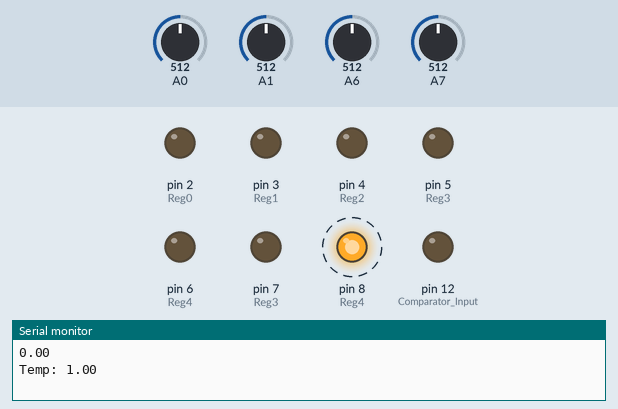
Simulated run of this sketch. Board: Arduino Nano, built with avr-gcc and run on an emulated ATmega328P. On the bench: output pins drawn as LEDs (lit = HIGH), the last lines printed to the serial monitor. Dashed ring = blinking. Inputs (shaded band) come from the test bench; at power-on: A6 = 512, A7 = 512, A0 = 512, A1 = 512.

Above: at 1.2 s.
1.3 s: A6 set to 527
At 3.1 s:
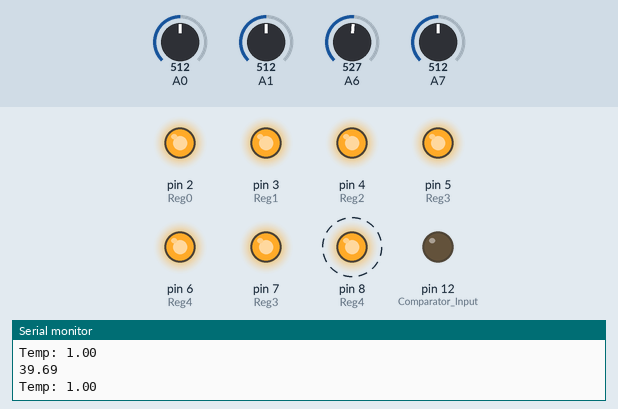
4.8 s: A7 set to 543
At 5.25 s:
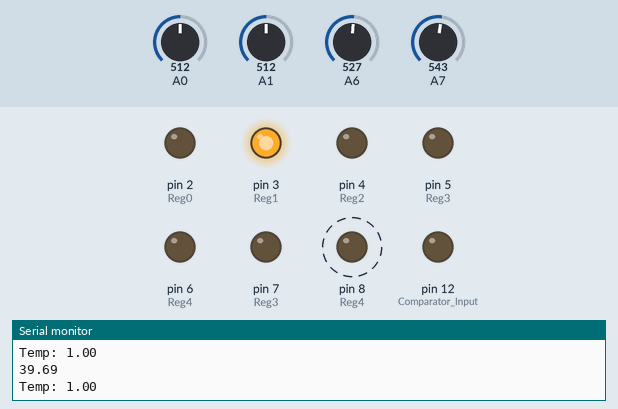
8.3 s: A7 set to 306
At 8.56 s:
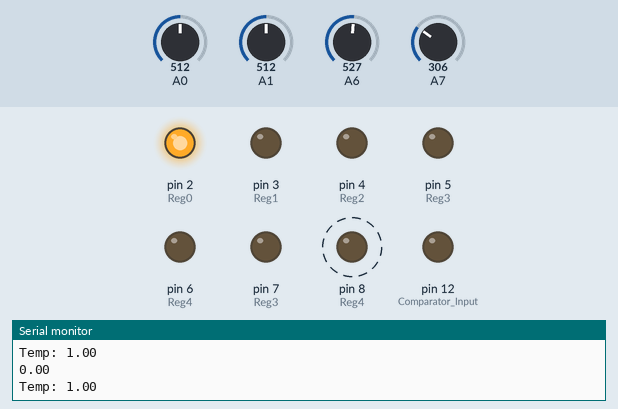
11.8 s: A7 set to 716
At 13.0 s:
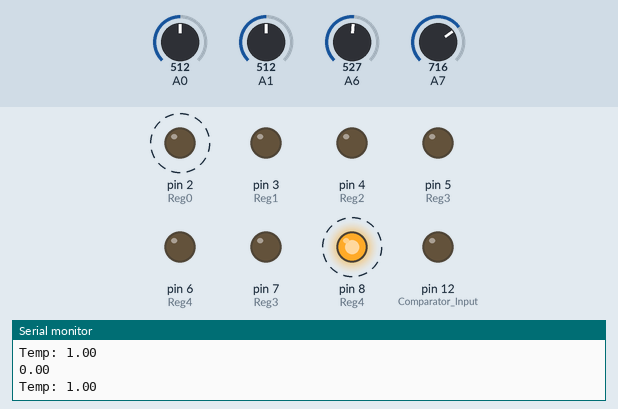
Timing chart, 0 to 16.3 s (numbered marks = the images above; inputs shaded):
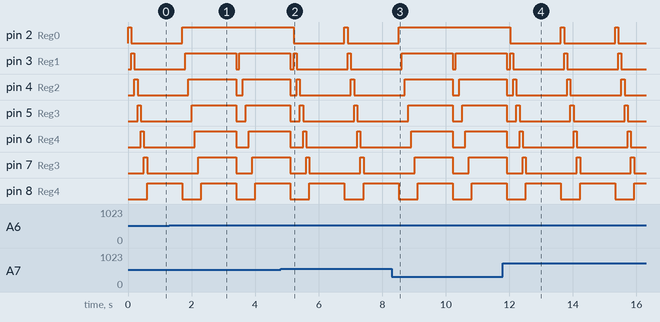

The sketch:

sketch_dec18a.ino
```cpp
#include <SoftwareSerial.h>
#include <stdint.h>

#define BITPIN(byte, pos) (byte & (1 << pos) ? HIGH : LOW)

void setup() {
  // put your setup code here, to run once:
  Serial.begin(9600);

  //pinMode(12, INPUT);  //Comparator Input

  pinMode(12, OUTPUT); //Comparator output

  pinMode(2, OUTPUT); //Reg0
  pinMode(3, OUTPUT); //Reg1
  pinMode(4, OUTPUT); //Reg2
  pinMode(5, OUTPUT); //Reg3
  pinMode(6, OUTPUT); //Reg4
  pinMode(7, OUTPUT); //Reg3
  pinMode(8, OUTPUT); //Reg4

  //pinMode(13, INPUT):  //SOC
}

void loop() {

  /*uint8_t val = 0x1f;

  digitalWrite(2, BITPIN(val, 4));
  digitalWrite(3, BITPIN(val, 4));
  digitalWrite(4, BITPIN(val, 4));
  digitalWrite(5, BITPIN(val, 4));
  digitalWrite(6, BITPIN(val, 4));
  delay(500);*/

  /*uint8_t val, i;
  for (i = 0; i < 128; i += 2) {
    val = i;

    digitalWrite(2, BITPIN(val, 6));
    digitalWrite(3, BITPIN(val, 5));
    digitalWrite(4, BITPIN(val, 4));
    digitalWrite(5, BITPIN(val, 3));
    digitalWrite(6, BITPIN(val, 2));
    digitalWrite(7, BITPIN(val, 1));
    digitalWrite(8, BITPIN(val, 0));
    delay(100);
  }*/

  /*digitalWrite(2, HIGH);
  digitalWrite(3, LOW);
  digitalWrite(4, LOW);
  digitalWrite(5, LOW);
  digitalWrite(6, LOW);
  digitalWrite(7, LOW);
  digitalWrite(8, LOW);
  delay(500);

  digitalWrite(2, LOW);
  digitalWrite(3, HIGH);
  digitalWrite(4, LOW);
  digitalWrite(5, LOW);
  digitalWrite(6, LOW);
  digitalWrite(7, LOW);
  digitalWrite(8, LOW);
  delay(500);

  digitalWrite(2, LOW);
  digitalWrite(3, LOW);
  digitalWrite(4, HIGH);
  digitalWrite(5, LOW);
  digitalWrite(6, LOW);
  digitalWrite(7, LOW);
  digitalWrite(8, LOW);
  delay(500);

  digitalWrite(2, LOW);
  digitalWrite(3, LOW);
  digitalWrite(4, LOW);
  digitalWrite(5, HIGH);
  digitalWrite(6, LOW);
  digitalWrite(7, LOW);
  digitalWrite(8, LOW);
  delay(500);

  digitalWrite(2, LOW);
  digitalWrite(3, LOW);
  digitalWrite(4, LOW);
  digitalWrite(5, LOW);
  digitalWrite(6, HIGH);
  digitalWrite(7, LOW);
  digitalWrite(8, LOW);
  delay(500);

  digitalWrite(2, LOW);
  digitalWrite(3, LOW);
  digitalWrite(4, LOW);
  digitalWrite(5, LOW);
  digitalWrite(6, LOW);
  digitalWrite(7, HIGH);
  digitalWrite(8, LOW);
  delay(500);

  digitalWrite(2, LOW);
  digitalWrite(3, LOW);
  digitalWrite(4, LOW);
  digitalWrite(5, LOW);
  digitalWrite(6, LOW);
  digitalWrite(7, LOW);
  digitalWrite(8, HIGH);
  delay(500);*/

  //Serial.println(analogRead(A5));

  uint8_t conv;
  int comp_in;
  int minus, plus;

  conv = 0;
  for (int i = 6; i >= 0; i--) {
    conv |= (1 << i);

    //Serial.print("(" + String(conv) + ") -> ");

    digitalWrite(2, BITPIN(conv, 6));
    digitalWrite(3, BITPIN(conv, 5));
    digitalWrite(4, BITPIN(conv, 4));
    digitalWrite(5, BITPIN(conv, 3));
    digitalWrite(6, BITPIN(conv, 2));
    digitalWrite(7, BITPIN(conv, 1));
    digitalWrite(8, BITPIN(conv, 0));
    delay(100);

    minus = analogRead(A7);
    plus = analogRead(A6);
    comp_in = plus > minus ? 1 : 0;

    //Serial.println(plus);

    //comp_in = digitalRead(12);
    conv &= ~(1 << i);
    conv |= (comp_in << i);

    //Serial.println(conv, BIN);

  }
  Serial.println(conv * 400.0 / 128.0 / 10.0);
  /*Serial.print(plus, BIN);
  Serial.print(" - ");
  Serial.println(conv, BIN);
  *///delay(1000);

  /*int minus, plus;

  minus = analogRead(A3);
  plus = analogRead(A1) << 3;

  Serial.print(minus);
  Serial.print(" - ");
  Serial.println(plus);

  digitalWrite(12, (plus > minus) ? HIGH : LOW);*/

  Serial.print("Temp: ");
  Serial.println(analogRead(A1) / (1.0 * analogRead(A0)));
  delay(1000);
}
```

Measured:
- the behaviour switches between 512 and 513 on A6 (found by bisection; images 0 and 1)
- the behaviour switches between 526 and 527 on A7 (found by bisection; images 1 and 2)
- after the input at 1.3 s, pin 2 (Reg0): goes on until 1.7 s, then stays HIGH
- after the input at 4.8 s, pin 2 (Reg0): HIGH → LOW after 0.41 s, → HIGH 1.6 s later, → LOW 0.10 s later
- after the input at 8.3 s, pin 2 (Reg0): goes on until 8.5 s, then stays HIGH
- after the input at 11.8 s, pin 2 (Reg0): alternates HIGH for 0.10 s and LOW for 1.6 s, starting after 0.22 s
- by itself, pin 3 (Reg1), pin 4 (Reg2), pin 5 (Reg3), pin 6 (Reg4), pin 7 (Reg3): repeats every 1.7 s: HIGH 0.10 s, LOW 1.6 s
- by itself, pin 8 (Reg4): alternates HIGH for 1.1 s and LOW for 0.60 s
